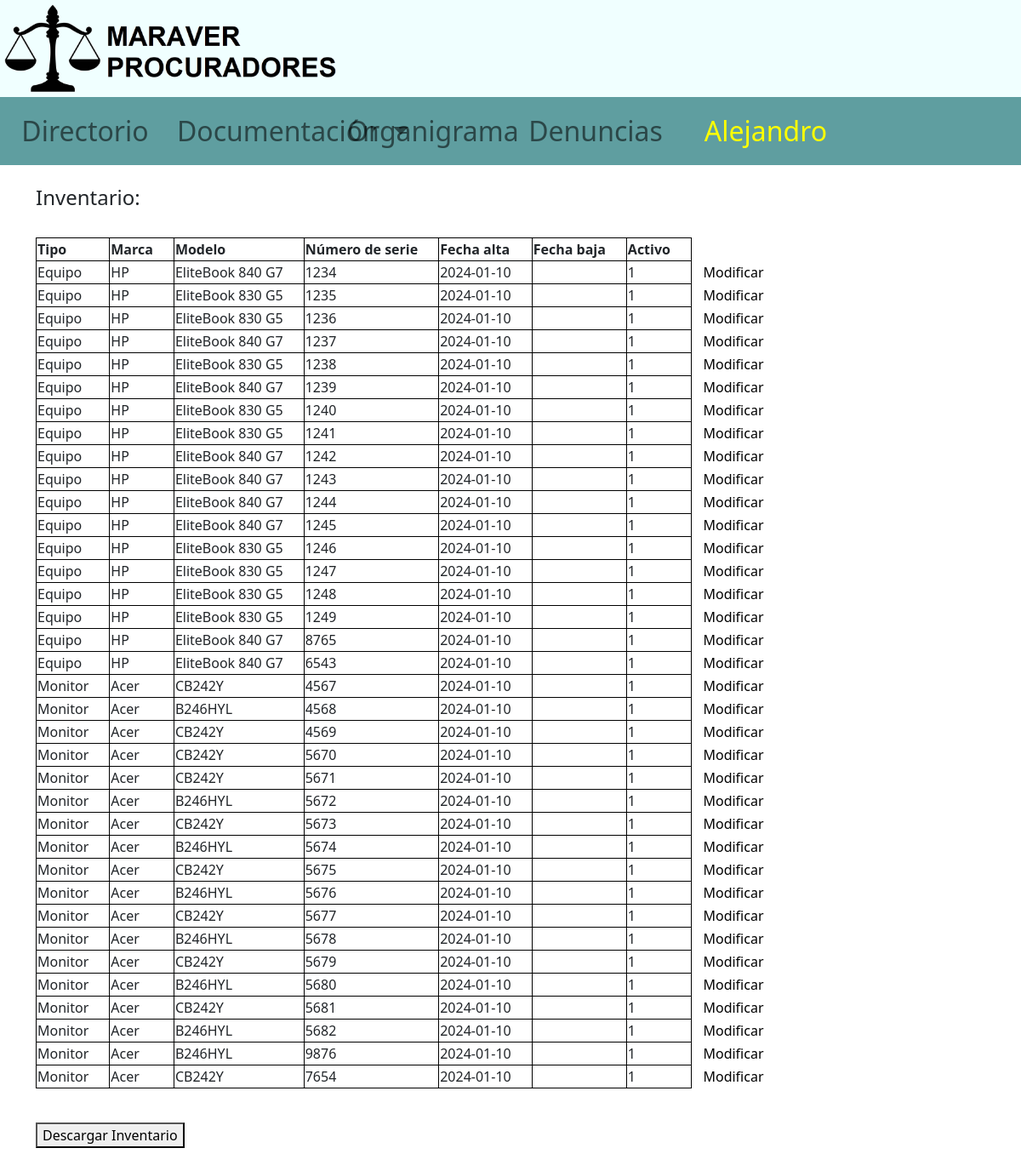
/Vistas/V_inventario.php (signed in), run on the app's committed database.
### tables this page shows
CREATE TABLE `tipo` (
  `CodTip` decimal(1,0) NOT NULL,
  `Descripcion` varchar(30) NOT NULL
);

CREATE TABLE `marca` (
  `CodMar` decimal(2,0) NOT NULL,
  `Descripcion` varchar(30) NOT NULL
);

CREATE TABLE `modelo` (
  `CodMod` decimal(3,0) NOT NULL,
  `CodMar` decimal(2,0) NOT NULL,
  `Descripcion` varchar(30) NOT NULL
);

CREATE TABLE `inventario` (
  `CodInv` decimal(5,0) NOT NULL,
  `Falta` date NOT NULL,
  `Fbaja` date DEFAULT NULL,
  `NumeroSerie` varchar(30) NOT NULL,
  `CodTip` decimal(1,0) NOT NULL,
  `CodMod` decimal(3,0) NOT NULL,
  `CodPT` decimal(2,0) DEFAULT NULL,
  `activo` tinyint(1) NOT NULL
);

### Controlador/C_inventario.php (called while the page is built)
<?php
    require('../Modelo/conexion.php');
    $conexion = new Conexion();
    $inventario = $conexion->getInventario();
?>

### Modelo/conexion.php (called while the page is built, shortened)
<?php
class Conexion
{
    private $conexion;
    public function __construct()
    {
        $this->conexion = new mysqli('localhost', 'root', '', 'bbdd');
    }
    public function getInventario()
    {
        $query = $this->conexion->query('SELECT tipo.descripcion as "tipo", marca.descripcion as "marca", modelo.descripcion as "modelo", inventario.numeroserie, inventario.falta, inventario.fbaja, inventario.activo, inventario.codinv FROM tipo INNER JOIN inventario ON tipo.codtip = inventario.codtip INNER JOIN modelo ON inventario.codmod = modelo.codmod INNER JOIN marca ON modelo.codmar = marca.codmar');
        $inventario = [];
        $i = 0;
        while ($fila = $query->fetch_assoc()) {
            $inventario[$i] = $fila;
            $i++;
        }
        return $inventario;
    }
}

### Vistas/V_inventario.php (the view, shortened to what this page needs)
<?php
if (isset($_COOKIE["nombre"])) {
    $perfil_login = $_SESSION["perfil"];
    $usuario_login = $_COOKIE["nombre"];
    if ($perfil_login == 1) {
        $sesion = "<a class='nav-link' style='color: yellow' href=V_menu.php>$usuario_login</a>";
    }
} else {
    $sesion = "<a class='nav-link' href='V_login.php' style='text-decoration: none;'>Login</a>";
}
?>
<!DOCTYPE html>
<html lang="es">
<head>
    <link rel="stylesheet" href="../style.css">
    <link href="https://cdn.jsdelivr.net/npm/bootstrap@5.2.3/dist/css/bootstrap.min.css" rel="stylesheet">
</head>
<body>
    <header>
        <div>
            <img class="col-4" src="../img/logo.png">
        </div>
        <nav class="navbar navbar-expand-lg">
            <div class="collapse navbar-collapse">
                <ul class="navbar-nav col-12">
                    <li class="nav-item col-2 active">
                        <a class="nav-link" href="V_directorio.php">Directorio</a>
                    </li>
                    <li class="nav-item dropdown col-2">
                        <a class="nav-link dropdown-toggle" role="button" data-bs-toggle="dropdown" aria-expanded="false">
                            Documentación
                        </a>
                    </li>
                    <li class="nav-item col-2">
                        <a class="nav-link" href="V_organigrama.php">Organigrama</a>
                    </li>
                    <li class="nav-item col-2">
                        <a class="nav-link" href="V_denuncias.php">Denuncias</a>
                    </li>
                    <li class="nav-item col-2">
                        <?php echo $sesion ?>
                    </li>
                </ul>
            </div>
        </nav>
    </header>
    <div>
        <div class="container">
            <div>
                <br>
                <h4>Inventario:</h4><br>
                <form method="get">
                    <table>
                        <tr>
                            <th>Tipo</th>
                            <th>Marca</th>
                            <th>Modelo</th>
                            <th>Número de serie</th>
                            <th>Fecha alta</th>
                            <th>Fecha baja</th>
                            <th>Activo</th>
                        </tr>
                        <?php
                        require('../Controlador/C_inventario.php');
                        foreach ($inventario as $item) {
                            echo "<tr><td>" . $item['tipo'] . "</td><td>" . $item['marca'] . "</td><td>" . $item['modelo'] . "</td><td>" . $item['numeroserie'] . "</td><td>" . $item['falta'] . "</td><td>" . $item['fbaja'] . "</td><td>" . $item['activo'] . "</td><td style='border:none;'><a style='text-decoration:none; color: black;' href='V_inventario_mod.php?codinv=".$item['codinv']."'>&nbsp;&nbsp;&nbsp;Modificar</a></td></tr>";
                        }
                        ?>
                    </table>
                    <button class="button" type="submit" formaction="../Controlador/C_descarga_inventario.php" formmethod="get">Descargar Inventario</button>
                </form>
            </div>
        </div>
</body>
</html>

### style.css (style rules this page uses)
body { margin: 0; }
body header { background-color: azure; }
header img { padding: 5px; }
nav { background-color: cadetblue; font-size: 2em; }
nav li a { text-align: center; }
table td, table th { border: 1px solid black; padding-right: 2vw; }
table { margin-bottom: 5vh; }
.button { margin-bottom: 5vh; }

### data on the page
tipo: Descripcion "Equipo", marca.Descripcion "HP", modelo.Descripcion "EliteBook 840 G7", inventario.NumeroSerie "1234", inventario.Falta "2024-01-10", inventario.activo "1", modelo.Descripcion "EliteBook 830 G5", inventario.NumeroSerie "1235", inventario.NumeroSerie "1236", inventario.NumeroSerie "1237", inventario.NumeroSerie "1238", inventario.NumeroSerie "1239", inventario.NumeroSerie "1240", inventario.NumeroSerie "1241", inventario.NumeroSerie "1242", inventario.NumeroSerie "1243", inventario.NumeroSerie "1244", inventario.NumeroSerie "1245", inventario.NumeroSerie "1246", inventario.NumeroSerie "1247", inventario.NumeroSerie "1248", inventario.NumeroSerie "1249", inventario.NumeroSerie "8765", inventario.NumeroSerie "6543"
tipo: Descripcion "Monitor", marca.Descripcion "Acer", modelo.Descripcion "CB242Y", inventario.NumeroSerie "4567", inventario.Falta "2024-01-10", inventario.activo "1", modelo.Descripcion "B246HYL", inventario.NumeroSerie "4568", inventario.NumeroSerie "4569", inventario.NumeroSerie "5670", inventario.NumeroSerie "5671", inventario.NumeroSerie "5672", inventario.NumeroSerie "5673", inventario.NumeroSerie "5674", inventario.NumeroSerie "5675", inventario.NumeroSerie "5676", inventario.NumeroSerie "5677", inventario.NumeroSerie "5678", inventario.NumeroSerie "5679", inventario.NumeroSerie "5680", inventario.NumeroSerie "5681", inventario.NumeroSerie "5682", inventario.NumeroSerie "9876", inventario.NumeroSerie "7654"

### other printed values
$usuario_login "Alejandro"
